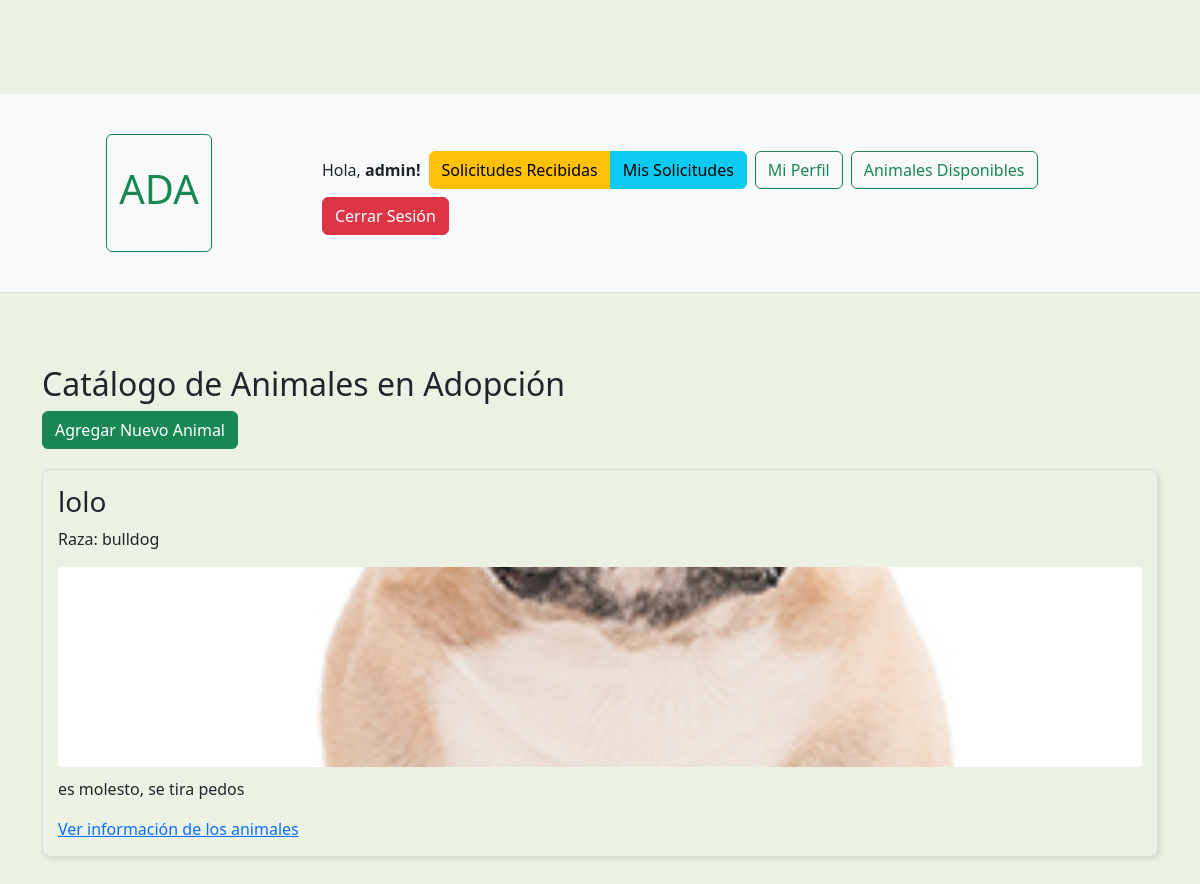
/animales/ (signed in), run on the app's committed database.
### animales/models.py (models this page shows, shortened)
class Animal(models.Model):
    nombre = models.CharField(max_length=100)
    raza = models.CharField(max_length=100)
    especie = models.CharField(max_length=50)
    edad = models.IntegerField()
    SEXO_CHOICES = [ #opciones de genero
        ('M', 'Macho'),
        ('H', 'Hembra'),
    ]
    sexo = models.CharField(max_length=1, choices=SEXO_CHOICES)
    descripcion = models.TextField()
    foto = models.ImageField(upload_to='animales_fotos/', blank=True, null=True)
    disponible = models.BooleanField(default=True)# si el estado es disponible
    subido_por = models.ForeignKey(User, on_delete=models.CASCADE, related_name='animales_publicados')
    fecha_subida = models.DateTimeField(auto_now_add=True)
    adoptado = models.BooleanField(default=False)# Campo para el estado de adopción
    fecha_adopcion = models.DateTimeField(null=True, blank=True)# Campo para el estado de adopción

### animales/views.py (the view)
# urls.py: path('', views.ListaAnimales.as_view(), name='lista_animales'),
class ListaAnimales(ListView): #muestra el listado de animales diponibles
    model = Animal
    template_name = 'animales/animal_list.html'
    context_object_name = 'animales'
    ordering = ['-fecha_publicacion']
    def get_queryset(self):
        queryset = Animal.objects.filter(disponible=True)
        if self.request.user.is_authenticated:
            current_user = self.request.user
            solicitudes_aprobadas_ids = SolicitudAdopcion.objects.filter(
                adoptante=current_user,
                estado='APROBADA'
            ).values_list('animal_id', flat=True)
            queryset_aprobado = Animal.objects.filter(pk__in=solicitudes_aprobadas_ids)
            queryset = queryset.exclude(subido_por=current_user)
            queryset = queryset | queryset_aprobado
        return queryset.distinct()

### animales/templates/animales/animal_list.html (shortened to what this page needs)
{% extends 'base.html' %}
{% block content %}
    <h2>Catálogo de Animales en Adopción</h2>
    {% if user.is_authenticated %}
        <p>
            <a href="{% url 'animales:publicar_animal' %}" class="btn btn-success" style="text-decoration: none;">
                Agregar Nuevo Animal
            </a>
        </p>
    {% endif %}
    {% if animales %}
        <div class="animal-grid" style="display: grid; grid-template-columns: repeat(auto-fit, minmax(300px, 1fr)); gap: 20px; margin-top: 20px;">
            {% for animal in animales %}
                <div class="animal-card" style="border: 1px solid #ddd; padding: 15px; border-radius: 8px; box-shadow: 2px 2px 5px rgba(0,0,0,0.1);">
                    <h3>{{ animal.nombre }}</h3>
                    <p>Raza: {{ animal.raza }}</p>
                    {% if animal.foto %}
                        <img src="{{ animal.foto.url }}" alt="Foto de {{ animal.nombre }}" style="width: 100%; height: 200px; object-fit: cover; border-radius: 4px; margin-bottom: 10px;">
                    {% endif %}
                    <p>{{ animal.descripcion|truncatechars:100 }}</p>
                    <a href="{% url 'animales:detalle_animal' pk=animal.pk %}">Ver información de los animales</a>
                </div>
            {% endfor %}
        </div>
    {% else %}
        <p>Ningún animal disponible para adopción.</p>
    {% endif %}
{% endblock %}

### templates/base.html (shortened to what this page needs)
{% load static %}
<!DOCTYPE html>
<html lang="es">
<head>
    <link href="https://cdn.jsdelivr.net/npm/bootstrap@5.3.3/dist/css/bootstrap.min.css"
            rel="stylesheet"
>
    <link rel="stylesheet"
            href="https://cdnjs.cloudflare.com/ajax/libs/font-awesome/5.15.4/css/all.min.css"
 />
    <link rel="stylesheet" href="{% static 'css/estilos.css' %}">
</head>
<body>
    <header class="container-fluid py-3 bg-light border-bottom">
        <div class="d-flex justify-content-between align-items-center">
            <a href="{% url 'home' %}" class="btn btn-outline-success me-3" style="text-decoration: none;">
                <h1>ADA</h1>
            </a>
            <nav class="d-flex align-items-center flex-wrap gap-2">
    {% if user.is_authenticated %}
        <span class="text-dark">Hola, <strong>{{ user.username }}!</strong></span>
        <div class="btn-group">
            <a href="{% url 'animales:gestionar_solicitudes' %}" class="btn btn-warning">
                Solicitudes Recibidas
            </a>
            <a href="{% url 'animales:mis_solicitudes' %}" class="btn btn-info">
                Mis Solicitudes
            </a>
        </div>
        <a href="{% url 'usuarios:modificar_perfil' %}" class="btn btn-outline-success">
            Mi Perfil
        </a>
        <a href="{% url 'animales:lista_animales' %}" class="btn btn-outline-success">
            Animales Disponibles
        </a>
        <form method="post" action="{% url 'logout' %}">
            <button type="submit" class="btn btn-danger">
                Cerrar Sesión
            </button>
        </form>
    {% endif %}
</nav>
        </div>
    </header>
    <div class="container mt-4">
        {% block content %}
        {% endblock %}
    </div>
</body>
</html>

### static/css/estilos.css (style rules this page uses)
body { background-color: rgba(229, 238, 219, 0.76) !important; padding-top: 70px; }

### templates/base.html (style rules this page uses)
body { font-family: Arial, sans-serif; }

### data on the page
Animal: nombre "lolo", raza "bulldog", foto (picture), descripcion "es molesto, se tira pedos"

### other printed values
{{ user.username }} "admin"
